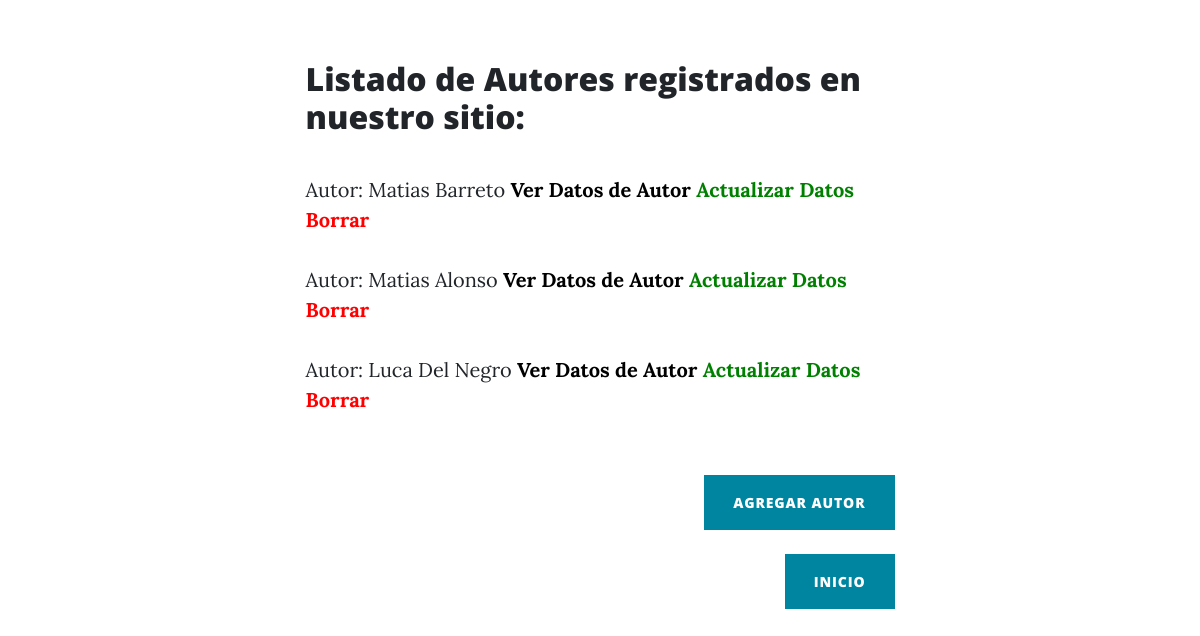
The page /autores (signed in) on the database as committed earlier.
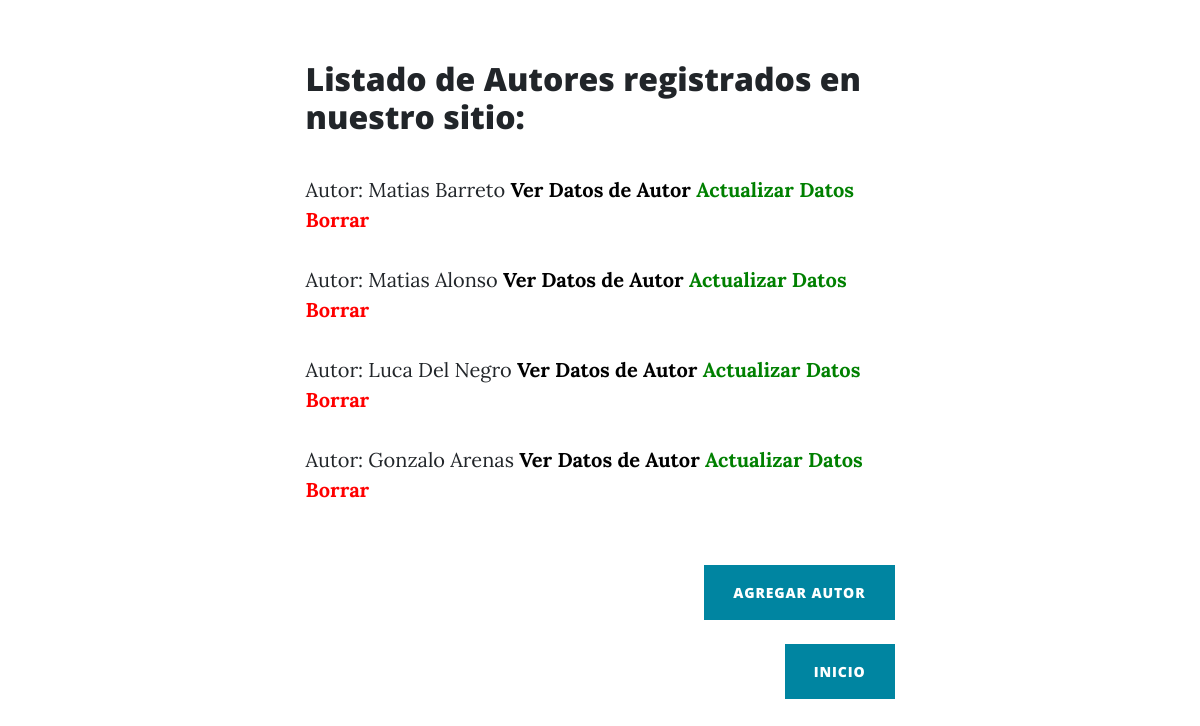
The same page on the database as committed later.
### app_blog/models.py (models this page shows)
class Autor(Model):
    id = models.AutoField(primary_key = True)
    nombre = models.CharField('Nombre', max_length = 255, null = False, blank = False)
    apellido = models.CharField('Apellido', max_length = 255, null = False, blank = False)
    twitter = models.URLField('Twitter', null = True, blank = True)
    web = models.URLField('Web Site', null = True, blank = True)
    email = models.EmailField ('E-mail', null = False, blank = False)
    estado = models.BooleanField('Autor Activo/Autor Inactivo', default = True)
    fecha_creacion = models.DateField('Fecha de Creación', auto_now = False, auto_now_add = True)
    class Meta:
        verbose_name = 'Autor'
        verbose_name_plural = 'Autores'
    def __str__(self):
        return f'Autor: {self.nombre} {self.apellido}'

### app_blog/views.py (the view)
# urls.py: path('autores', login_required(autorListView.as_view()), name='Autores'),
class autorListView(ListView):
    model = Autor
    template_name = 'autor_ls.html'
    context_object_name = 'lista_autores'

### templates/autor_ls.html (shortened to what this page needs)
{% extends "padre.html" %}
{% load static %}
{% block contenido %}
<h2>Listado de Autores registrados en nuestro sitio:</h2>
<br>
{% for autor in lista_autores %}
<div style="align-items: center;">
{{autor}}
<a href="{% url 'Datos del Autor' autor.id %}" style="color: black"> <b>Ver Datos de Autor</b></a>
<a href="{% url 'Actualizar Autor' autor.id %}" style="color: green"> <b>Actualizar Datos</b></a>
<a href="{% url 'Borrar Autor' autor.id %}" style="color: red"><b>Borrar</b></a>
<br>
<br>
</div>
{% endfor %}
{% endblock contenido %}
{% block boton %}
<br>
<div class="d-flex justify-content-end mb-4"><a class="btn btn-primary text-uppercase"href="{% url 'Crear Autor' %}">Agregar Autor</a></div>
<div class="d-flex justify-content-end mb-4"><a class="btn btn-primary text-uppercase"href="{% url 'index' %}">Inicio</a></div>
{% endblock boton %}

Rows that differ between the two databases and show on the page:
added Autor: nombre+apellido "Autor: Gonzalo Arenas"
